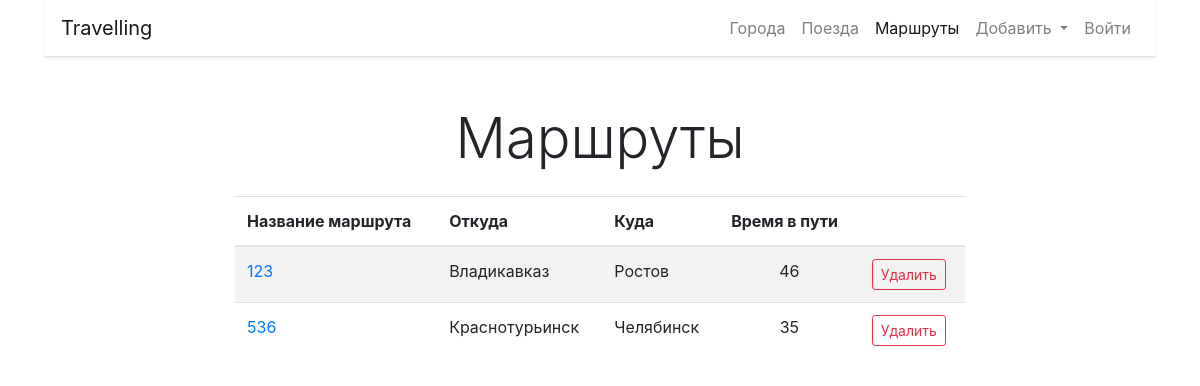
Page /list/ on the committed database.
### routes/models.py (models this page shows, shortened)
class Route(models.Model):
    name = models.CharField(max_length=100, verbose_name='Наименование маршрута', unique=True)
    from_city = models.CharField(max_length=100, verbose_name='Откуда', unique=True)
    to_city = models.CharField(max_length=100, verbose_name='Куда', unique=True)
    across_cities = models.ManyToManyField(Train, blank=True, verbose_name='Через города')
    travel_time = models.IntegerField(verbose_name='Время в пути')
    class Meta(object):
        verbose_name = 'Маршрут'
        verbose_name_plural = 'Маршруты'
        ordering = ['name']

### routes/views.py (the view)
# urls.py: path('list/', RouteListlView.as_view(), name='list'),
class RouteListlView(ListView):
    queryset = Route.objects.all()
    template_name = 'routes/list.html'

### templates/routes/list.html (shortened to what this page needs)
{% extends 'base.html' %}
{% block content %}
    <div class="display-4 text-center my-4">Маршруты</div>
    <div class="row">
        <div class="col-md-8 mx-auto">
            <table class="table table-striped ">
            <thead>
                <tr>
                    <th>Название маршрута</th>
                    <th>Откуда</th>
                    <th>Куда</th>
                    <th>Время в пути</th>
                    <th> &nbsp;</th>
                </tr>
            </thead>
                <tbody>
                {% for object in object_list %}
                    <tr>
                        <td><a href="{% url 'detail' pk=object.pk %}">{{ object.name }}</a></td>
                        <td>{{ object.from_city }}</td>
                        <td>{{ object.to_city }}</td>
                        <td class="text-center">{{ object.travel_time}}</td>
                        <td><a href="{% url 'delete' pk=object.pk %}"
                               class="btn btn-outline-danger btn-sm">Удалить</a>
                        </td>
                    </tr>
                {% endfor %}
                </tbody>
            </table>
        </div>
    </div>
{% endblock %}

### rows in the picture
Route: name "123", from_city "Владикавказ", to_city "Ростов", travel_time "46"
Route: name "536", from_city "Краснотурьинск", to_city "Челябинск", travel_time "35"
